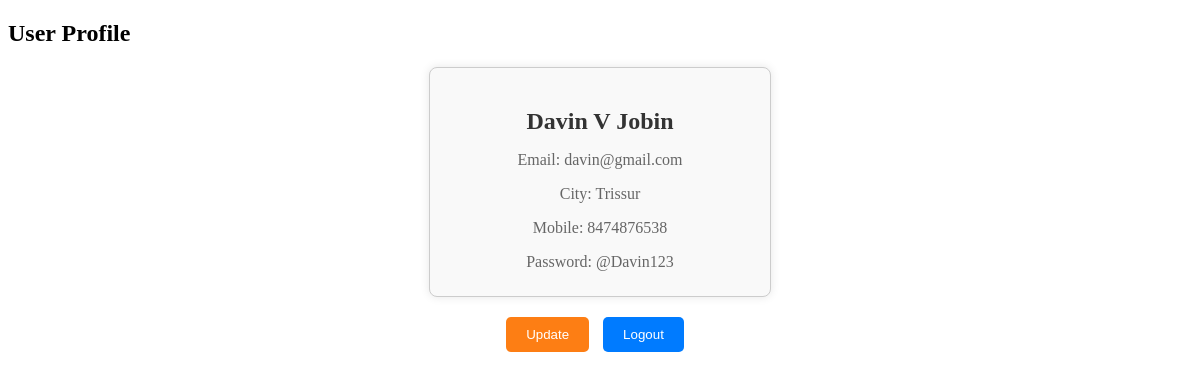
/welcome.php?user_id=13, run on the app's committed database.
### tables this page shows
CREATE TABLE `users` (
  `id` int(11) NOT NULL,
  `name` varchar(50) NOT NULL,
  `email` varchar(50) NOT NULL,
  `city` varchar(50) NOT NULL,
  `mobile` bigint(10) NOT NULL,
  `password` varchar(20) NOT NULL
);

### welcome.php (the view, shortened to what this page needs)
<?php
include('connection.php');
if (isset($_GET['user_id'])) {
    $user_id = intval($_GET['user_id']);
    $sql = "SELECT * FROM users WHERE id = $user_id";
    $result = mysqli_query($conn, $sql);
    if ($result && mysqli_num_rows($result) > 0) {
        $user = mysqli_fetch_assoc($result);
?>
<!DOCTYPE html>
<html lang="en">
<head>
</head>
<body>
    <h2>User Profile</h2>
    <div class="profile-card">
        <div class="profile-details">
            <h2><?php echo $user['name']; ?></h2>
            <p>Email: <?php echo $user['email']; ?></p>
            <p>City: <?php echo $user['city']; ?></p>
            <p>Mobile: <?php echo $user['mobile']; ?></p>
            <p>Password: <?php echo $user['password']; ?></p>
        </div>
    </div>
    <div class="button-container"><center>
        <a href="update.php?user_id=<?php echo $user_id; ?>"><button class="update">Update</button></a>
        <a href="index.php"><button class="logout">Logout</button></a>
        </center>
    </div>
</body>
</html>
<?php
    } else {
        echo "User not found.";
    }
} else {
    echo "User ID not provided.";
}
?>

### welcome.php (style rules this page uses)
.profile-card { width: 300px; background: #f9f9f9; border: 1px solid #ccc; border-radius: 8px; padding: 20px; box-shadow: 0 0 10px rgba(0, 0, 0, 0.1); text-align: center; margin: 20px auto; }
.profile-details h2 { margin-bottom: 5px; color: #333; }
.profile-details p { margin-bottom: 5px; color: #666; }
.button-container { margin-top: 20px; }
.button-container a { text-decoration: none; }
.button-container button { padding: 10px 20px; border: none; border-radius: 5px; cursor: pointer; margin-right: 10px; }
.button-container button.logout { background-color: #007bff; color: #fff; }
.button-container button.update { background-color: #fd7e14; color: #fff; }

### data on the page
users: name "Davin V Jobin", email "davin@gmail.com", city "Trissur", mobile "8474876538", password "@Davin123"
